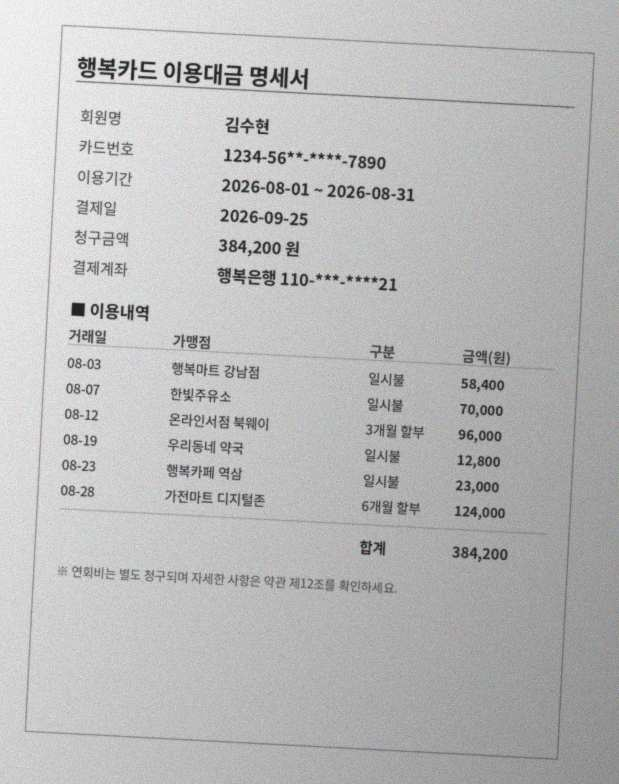
#> input picture assets/card_statement_photo.jpg, 619 x 784 px
$ python -i ocr_lib.py   (imports and definitions only)
#> lines starting #> are read from the running program, lines starting #| are printed output that depends on the picture
#> further down, picture is the input picture: PIL image 619x784 RGB; mean R, G, B 186.4, 186.4, 186.4
"""ocr_lib — 10주차 공용 OCR 도구상자 (노트북·교안이 함께 쓴다).

Block 계약: {"text": str, "box": [x1,y1,x2,y2], "conf": 0~1}
전처리는 '조합'이며, 조합마다 결과가 다르다 — 그래서 재본다.
"""
from __future__ import annotations
import difflib
import numpy as np
from PIL import Image, ImageOps, ImageFilter

try:
    import pytesseract
    HAS_TESS = True
except Exception:                                   # pragma: no cover
    HAS_TESS = False

# ── 정답지: 사람이 눈으로 읽은 값 (채점 기준) ──────────────────────
TRUTH = {
    "회원명": "김수현",
    "결제일": "2026-09-25",
    "청구금액": "384,200",
    "이용기간": "2026-08-01~2026-08-31",
    "합계": "384,200",
}

# 키 없이도 노트북이 돌게 하는 Mock (tesseract 미설치 대비)
MOCK_BLOCKS = [
    {"text": "행복카드", "box": [210, 238, 486, 311], "conf": 0.93},
    {"text": "이용대금", "box": [500, 235, 760, 310], "conf": 0.91},
    {"text": "명세서", "box": [770, 233, 960, 308], "conf": 0.90},
    {"text": "김수현", "box": [388, 402, 520, 447], "conf": 0.88},
    {"text": "2026-09-25", "box": [385, 690, 640, 738], "conf": 0.86},
    {"text": "384,200", "box": [729, 841, 943, 896], "conf": 0.91},
]


# [18 lines left out: function to_blocks, not called in this run]


# ── 전처리 3종 (+대비 보정) ───────────────────────────────────────
def autocontrast(img):        # 조명 불균일 펴기
    return ImageOps.autocontrast(ImageOps.grayscale(img), cutoff=2)


def denoise(img):             # 얼룩(노이즈) 지우기
    return img.filter(ImageFilter.MedianFilter(3))


def upscale(img, k: int = 2):  # 확대 — 작은 글자에 픽셀을 준다
    return img.resize((img.width * k, img.height * k), Image.LANCZOS)


def deskew(img, lo=-8.0, hi=8.0, step=0.5):
    """기울기 자동 보정. 각도 추정은 축소본에서(빠르게), 적용은 원본에서(선명하게).

    원리: 글줄이 수평이면 가로 방향 검은 픽셀 합의 '들쭉날쭉함'이 최대가 된다.
    반환: (보정된 이미지, 찾은 각도)
    """
#> called with lo = -8, hi = 8, step = 0.5
    g = ImageOps.grayscale(img)
    small = g.resize((max(80, g.width // 3), max(80, g.height // 3)), Image.BILINEAR)
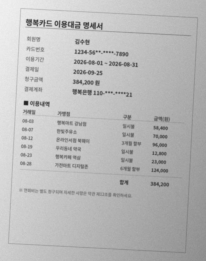
#> small: PIL image 206x261 L; min 35, max 240, mean 186.4
    arr = np.array(small)
    # 여백 제외: 글자가 있는 가운데만 본다
    h, w = arr.shape
#> h = 261; w = 206
    arr = arr[int(h * .08):int(h * .92), int(w * .08):int(w * .92)]
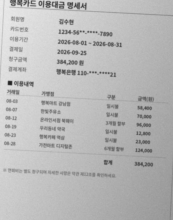
#> arr: shape (220, 173); min 35, max 235, mean 185
    base = Image.fromarray(arr)
    best, best_score = 0.0, -1.0
    for a in np.arange(lo, hi + 1e-9, step):
        rot = np.array(base.rotate(a, resample=Image.BILINEAR, fillcolor=255))
        ink = (255 - rot).astype(np.float64)
        rows = ink.sum(axis=1)
        score = float(np.var(np.diff(rows)))      # 줄 경계가 뚜렷할수록 큼
        if score > best_score:
            best, best_score = float(a), score
#> this loop made 33 passes
#> (score, best, best_score) on passes 1, 2, 11, 12, 13, 14, 15, 18, 19, 20, 21, 22: (134007.5, -8, 134007.5), (143473.3, -7.5, 143473.3), (162623.6, -3, 162623.6), (195768.5, -2.5, 195768.5), (222051.5, -2, 222051.5), (247855.5, -1.5, 247855.5), (302549.3, -1, 302549.3), (307821.4, 0.5, 307821.4), (521037, 1, 521037), (566007.7, 1.5, 566007.7), (681218.2, 2, 681218.2), (849015.9, 2.5, 849015.9)
#> score on passes 3 to 8: 143115.9, 133433, 117206.5, 110189.4, 111145.1, 122243.2
#> pass 1, in deskew, `rot = np.array(base.rotate(a, resample=Image.BILINEAR, fillcolor=255))`:
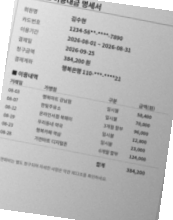
#> rot: shape (220, 173); min 36, max 255, mean 189.1
#> pass 1, in deskew, `ink = (255 - rot).astype(np.float64)`:
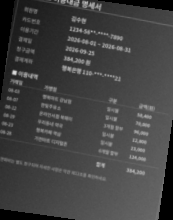
#> ink: shape (220, 173) float64; min 0, max 219, mean 65.9
#> pass 2, in deskew, `rot = np.array(base.rotate(a, resample=Image.BILINEAR, fillcolor=255))`:
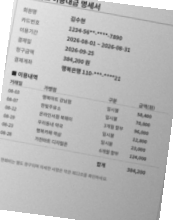
#> rot: shape (220, 173); min 35, max 255, mean 188.9
#> pass 2, in deskew, `ink = (255 - rot).astype(np.float64)`:
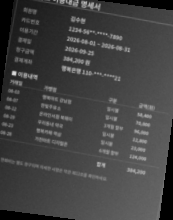
#> ink: shape (220, 173) float64; min 0, max 220, mean 66.1
#> after the loop, best = 3; best_score = 938786
    fill = 255 if img.mode == "L" else (255, 255, 255)
#> fill = (255, 255, 255)
    return img.rotate(best, resample=Image.BICUBIC, fillcolor=fill), round(best, 1)


# [48 lines left out: functions otsu, field_scores, grade, not called in this run]

>>> from PIL import Image
>>> picture = Image.open('../assets/card_statement_photo.jpg')
>>> result = deskew(picture)
